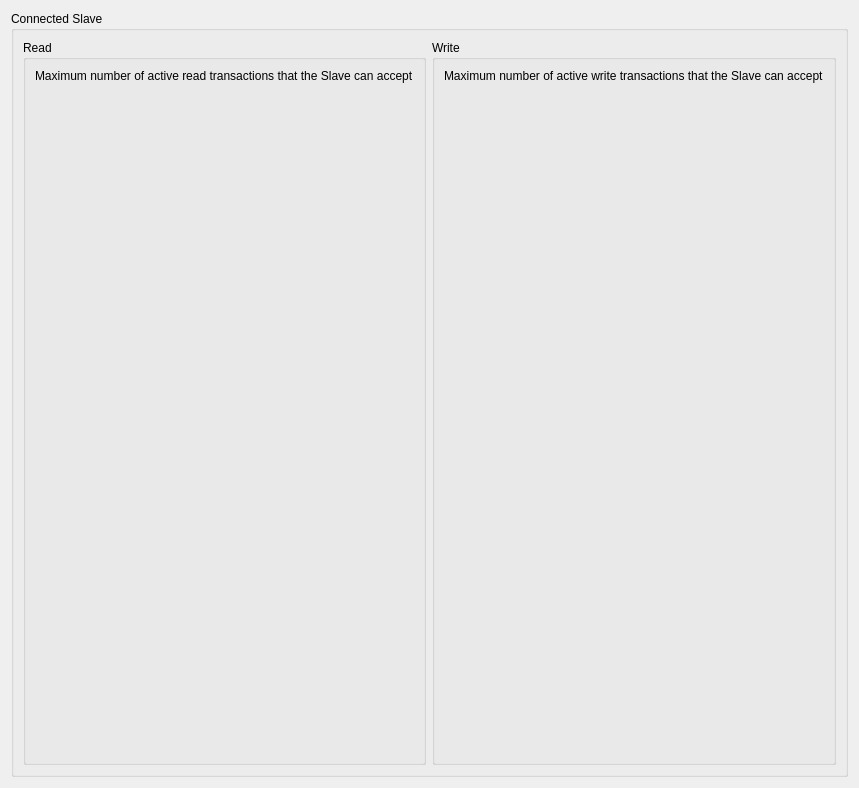
             <widget class="QWidget" name="scrollAreaWidgetContents_11">
              <property name="geometry">
               <rect>
                <x>0</x>
                <y>0</y>
                <width>855</width>
                <height>788</height>
               </rect>
              </property>
              <layout class="QHBoxLayout" name="horizontalLayout_24">
               <item>
                <widget class="QGroupBox" name="groupBox_20">
                 <property name="title">
                  <string>Connected Slave</string>
                 </property>
                 <layout class="QHBoxLayout" name="horizontalLayout_23">
                  <item>
                   <widget class="QGroupBox" name="groupBox_24">
                    <property name="title">
                     <string>Read</string>
                    </property>
                    <layout class="QVBoxLayout" name="verticalLayout_24">
                     <item>
                      <widget class="QLabel" name="label_12">
                       <property name="text">
                        <string>Maximum number of active read transactions that the Slave can accept</string>
                       </property>
                      </widget>
                     </item>
                     <item>
                      <widget class="MdtGui::LabeledCombobox" name="C_S_AXI_READ_ACCEPTANCE_1">
                       <property name="Hidden">
                        <bool>true</bool>
                       </property>
                      </widget>
                     </item>
                     <item>
                      <widget class="MdtGui::LabeledCombobox" name="C_S_AXI_READ_ACCEPTANCE_2">
                       <property name="Hidden">
                        <bool>true</bool>
                       </property>
                      </widget>
                     </item>
                     <item>
                      <widget class="MdtGui::LabeledCombobox" name="C_S_AXI_READ_ACCEPTANCE_3">
                       <property name="Hidden">
                        <bool>true</bool>
                       </property>
                      </widget>
                     </item>
                     <item>
                      <widget class="MdtGui::LabeledCombobox" name="C_S_AXI_READ_ACCEPTANCE_4">
                       <property name="Hidden">
                        <bool>true</bool>
                       </property>
                      </widget>
                     </item>
                     <item>
                      <widget class="MdtGui::LabeledCombobox" name="C_S_AXI_READ_ACCEPTANCE_5">
                       <property name="Hidden">
                        <bool>true</bool>
                       </property>
                      </widget>
                     </item>
                     <item>
                      <widget class="MdtGui::LabeledCombobox" name="C_S_AXI_READ_ACCEPTANCE_6">
                       <property name="Hidden">
                        <bool>true</bool>
                       </property>
                      </widget>
                     </item>
                     <item>
                      <widget class="MdtGui::LabeledCombobox" name="C_S_AXI_READ_ACCEPTANCE_7">
                       <property name="Hidden">
                        <bool>true</bool>
                       </property>
                      </widget>
                     </item>
                     <item>
                      <widget class="MdtGui::LabeledCombobox" name="C_S_AXI_READ_ACCEPTANCE_8">
                       <property name="Hidden">
                        <bool>true</bool>
                       </property>
                      </widget>
                     </item>
                     <item>
                      <widget class="MdtGui::LabeledCombobox" name="C_S_AXI_READ_ACCEPTANCE_9">
                       <property name="Hidden">
                        <bool>true</bool>
                       </property>
                      </widget>
                     </item>
                     <item>
                      <widget class="MdtGui::LabeledCombobox" name="C_S_AXI_READ_ACCEPTANCE_10">
                       <property name="Hidden">
                        <bool>true</bool>
                       </property>
                      </widget>
                     </item>
                     <item>
                      <widget class="MdtGui::LabeledCombobox" name="C_S_AXI_READ_ACCEPTANCE_11">
                       <property name="Hidden">
                        <bool>true</bool>
                       </property>
                      </widget>
                     </item>
                     <item>
                      <widget class="MdtGui::LabeledCombobox" name="C_S_AXI_READ_ACCEPTANCE_12">
                       <property name="Hidden">
                        <bool>true</bool>
                       </property>
                      </widget>
                     </item>
                     <item>
                      <widget class="MdtGui::LabeledCombobox" name="C_S_AXI_READ_ACCEPTANCE_13">
                       <property name="Hidden">
                        <bool>true</bool>
                       </property>
                      </widget>
                     </item>
                     <item>
                      <widget class="MdtGui::LabeledCombobox" name="C_S_AXI_READ_ACCEPTANCE_14">
                       <property name="Hidden">
                        <bool>true</bool>
                       </property>
                      </widget>
                     </item>
                     <item>
                      <widget class="MdtGui::LabeledCombobox" name="C_S_AXI_READ_ACCEPTANCE_15">
                       <property name="Hidden">
                        <bool>true</bool>
                       </property>
                      </widget>
                     </item>
                     <item>
                      <widget class="MdtGui::LabeledCombobox" name="C_S_AXI_READ_ACCEPTANCE_16">
                       <property name="Hidden">
                        <bool>true</bool>
                       </property>
                      </widget>
                     </item>
                     <item>
                      <spacer name="verticalSpacer_20">
                       <property name="orientation">
                        <enum>Qt::Vertical</enum>
                       </property>
                       <property name="sizeHint" stdset="0">
                        <size>
                         <width>20</width>
                         <height>40</height>
                        </size>
                       </property>
                      </spacer>
                     </item>
                    </layout>
                   </widget>
                  </item>
                  <item>
                   <widget class="QGroupBox" name="groupBox_25">
                    <property name="title">
                     <string>Write</string>
                    </property>
                    <layout class="QVBoxLayout" name="verticalLayout_23">
                     <item>
                      <widget class="QLabel" name="label_13">
                       <property name="text">
                        <string>Maximum number of active write transactions that the Slave can accept</string>
                       </property>
                      </widget>
                     </item>
                     <item>
                      <widget class="MdtGui::LabeledCombobox" name="C_S_AXI_WRITE_ACCEPTANCE_1">
                       <property name="Hidden">
                        <bool>true</bool>
                       </property>
                      </widget>
                     </item>
                     <item>
                      <widget class="MdtGui::LabeledCombobox" name="C_S_AXI_WRITE_ACCEPTANCE_2">
                       <property name="Hidden">
                        <bool>true</bool>
                       </property>
                      </widget>
                     </item>
                     <item>
                      <widget class="MdtGui::LabeledCombobox" name="C_S_AXI_WRITE_ACCEPTANCE_3">
                       <property name="Hidden">
                        <bool>true</bool>
                       </property>
                      </widget>
                     </item>
                     <item>
                      <widget class="MdtGui::LabeledCombobox" name="C_S_AXI_WRITE_ACCEPTANCE_4">
                       <property name="Hidden">
                        <bool>true</bool>
                       </property>
                      </widget>
                     </item>
                     <item>
                      <widget class="MdtGui::LabeledCombobox" name="C_S_AXI_WRITE_ACCEPTANCE_5">
                       <property name="Hidden">
                        <bool>true</bool>
                       </property>
                      </widget>
                     </item>
                     <item>
                      <widget class="MdtGui::LabeledCombobox" name="C_S_AXI_WRITE_ACCEPTANCE_6">
                       <property name="Hidden">
                        <bool>true</bool>
                       </property>
                      </widget>
                     </item>
                     <item>
                      <widget class="MdtGui::LabeledCombobox" name="C_S_AXI_WRITE_ACCEPTANCE_7">
                       <property name="Hidden">
                        <bool>true</bool>
                       </property>
                      </widget>
                     </item>
                     <item>
                      <widget class="MdtGui::LabeledCombobox" name="C_S_AXI_WRITE_ACCEPTANCE_8">
                       <property name="Hidden">
                        <bool>true</bool>
                       </property>
                      </widget>
                     </item>
                     <item>
                      <widget class="MdtGui::LabeledCombobox" name="C_S_AXI_WRITE_ACCEPTANCE_9">
                       <property name="Hidden">
                        <bool>true</bool>
                       </property>
                      </widget>
                     </item>
                     <item>
                      <widget class="MdtGui::LabeledCombobox" name="C_S_AXI_WRITE_ACCEPTANCE_10">
                       <property name="Hidden">
                        <bool>true</bool>
                       </property>
                      </widget>
                     </item>
                     <item>
                      <widget class="MdtGui::LabeledCombobox" name="C_S_AXI_WRITE_ACCEPTANCE_11">
                       <property name="Hidden">
                        <bool>true</bool>
                       </property>
                      </widget>
                     </item>
                     <item>
                      <widget class="MdtGui::LabeledCombobox" name="C_S_AXI_WRITE_ACCEPTANCE_12">
                       <property name="Hidden">
                        <bool>true</bool>
                       </property>
                      </widget>
                     </item>
                     <item>
                      <widget class="MdtGui::LabeledCombobox" name="C_S_AXI_WRITE_ACCEPTANCE_13">
                       <property name="Hidden">
                        <bool>true</bool>
                       </property>
                      </widget>
                     </item>
                     <item>
                      <widget class="MdtGui::LabeledCombobox" name="C_S_AXI_WRITE_ACCEPTANCE_14">
                       <property name="Hidden">
                        <bool>true</bool>
                       </property>
                      </widget>
                     </item>
                     <item>
                      <widget class="MdtGui::LabeledCombobox" name="C_S_AXI_WRITE_ACCEPTANCE_15">
                       <property name="Hidden">
                        <bool>true</bool>
                       </property>
                      </widget>
                     </item>
                     <item>
                      <widget class="MdtGui::LabeledCombobox" name="C_S_AXI_WRITE_ACCEPTANCE_16">
                       <property name="Hidden">
                        <bool>true</bool>
                       </property>
                      </widget>
                     </item>
                     <item>
                      <spacer name="verticalSpacer_21">
                       <property name="orientation">
                        <enum>Qt::Vertical</enum>
                       </property>
                       <property name="sizeHint" stdset="0">
                        <size>
                         <width>20</width>
                         <height>40</height>
                        </size>
                       </property>
                      </spacer>
                     </item>
                    </layout>
                   </widget>
                  </item>
                 </layout>
                </widget>
               </item>
              </layout>
             </widget>
